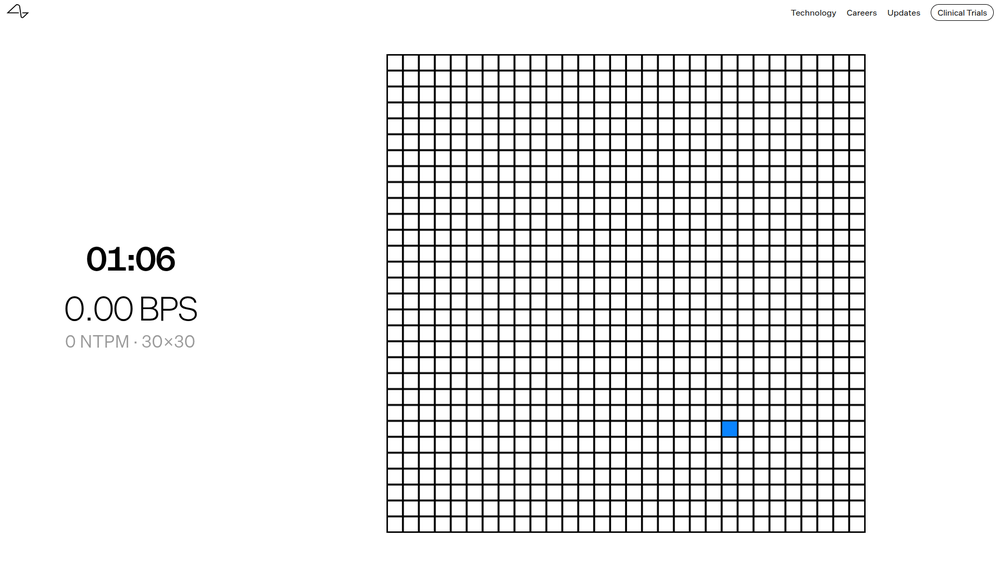
#> input picture screen_shoot.png, 1000 x 562 px, shrunk from 1920 x 1080 before the run
$ python blue_detect_proposed.py
#> lines starting #> are read from the running program, lines starting #| are printed output that depends on the picture; after the words box and inside, x2 and y2 are one past the last pixel; in counts of white or black regions, pixels touching at a corner belong together; long printed decimals are rounded
import cv2
import numpy as np

"""
这是 `blue_detect.py` 的“提议版本”（用于放在右侧编辑器对照查看）。

核心变更：`detect_blue_cell_center` 增加并扩大黄色提取范围（HSV 阈值范围 + 形态学膨胀）
你若决定“保留”，请在 `decisions.json` 中将 `CHANGE_YELLOW_RANGE_1` 设为 true，
然后运行 `python apply_decisions.py`，即可把同样的改动应用到左侧的 `blue_detect.py`。
"""


def detect_blue_cell_center(img):
    hsv = cv2.cvtColor(img, cv2.COLOR_BGR2HSV)

    # 蓝色提取区间可调
    lower_blue = np.array([100, 80, 80])
    upper_blue = np.array([130, 255, 255])
    blue_mask = cv2.inRange(hsv, lower_blue, upper_blue)

    # 新增：黄色提取区间（扩大范围）
    # - H: 10~50 覆盖偏橙黄/偏绿黄
    # - S/V: 下限放宽到 50 覆盖更浅的黄
    lower_yellow = np.array([10, 50, 50])
    upper_yellow = np.array([50, 255, 255])
    yellow_mask = cv2.inRange(hsv, lower_yellow, upper_yellow)

    # 形态学处理去噪/扩张（黄色“空间范围”更大）
    k3 = np.ones((3, 3), np.uint8)
    k5 = np.ones((5, 5), np.uint8)
    blue_mask = cv2.morphologyEx(blue_mask, cv2.MORPH_CLOSE, k3)
    yellow_mask = cv2.morphologyEx(yellow_mask, cv2.MORPH_CLOSE, k5)
    yellow_mask = cv2.dilate(yellow_mask, k5, iterations=1)

    def _largest_centroid(mask):
        num_labels, labels, stats, centroids = cv2.connectedComponentsWithStats(mask)
        if num_labels <= 1:
            return None
        areas = stats[1:, cv2.CC_STAT_AREA]
        max_idx = np.argmax(areas) + 1
        cx, cy = centroids[max_idx]
        return float(cx), float(cy)

    # 兼容原逻辑：优先返回蓝色；蓝色缺失时再用黄色兜底
    blue_center = _largest_centroid(blue_mask)
    if blue_center is not None:
        return blue_center

    yellow_center = _largest_centroid(yellow_mask)
    if yellow_center is not None:
        return yellow_center

    raise ValueError("未检测到蓝色或黄色格子")


def locate_grid_cell(img, cx, cy):
    h, w = img.shape[:2]
    gray = cv2.cvtColor(img, cv2.COLOR_BGR2GRAY)

    # 检测黑色网格线
    _, grid_mask = cv2.threshold(gray, 100, 255, cv2.THRESH_BINARY_INV)

    horizontal_proj = np.sum(grid_mask > 0, axis=1)
    vertical_proj = np.sum(grid_mask > 0, axis=0)

    # 聚类线段位置函数
    def cluster_lines(lines, gap=5):
        if len(lines) == 0:
            return []
        clusters = [[lines[0]]]
        for l in lines[1:]:
            if l - clusters[-1][-1] <= gap:
                clusters[-1].append(l)
            else:
                clusters.append([l])
        return [int(np.mean(c)) for c in clusters]

    # 选线
    h_indices = np.where(horizontal_proj > w * 0.5)[0]
    v_indices = np.where(vertical_proj > h * 0.5)[0]

    h_lines = cluster_lines(h_indices)
    v_lines = cluster_lines(v_indices)

    if len(h_lines) < 2 or len(v_lines) < 2:
        raise ValueError("未成功检测到网格线")

    # 根据中心位置确定行列
    row = np.searchsorted(h_lines, cy) - 1
    col = np.searchsorted(v_lines, cx) - 1

    return int(row), int(col)


def process(img):
    cx, cy = detect_blue_cell_center(img)
    row, col = locate_grid_cell(img, cx, cy)
    return cx, cy, row, col


# ===============================
# Example Usage
# ===============================
if __name__ == "__main__":
    img = cv2.imread("screen_shoot.png")
#> img is the input picture: shape (562, 1000, 3); mean B, G, R 229.9, 229.9, 229.8
    cx, cy, row, col = process(img)
#> in detect_blue_cell_center, `hsv = cv2.cvtColor(img, cv2.COLOR_BGR2HSV)`: hsv: shape (562, 1000, 3); mean H, S, V 0.2, 0.2, 229.9
#> in detect_blue_cell_center, `blue_mask = cv2.inRange(hsv, lower_blue, upper_blue)`:
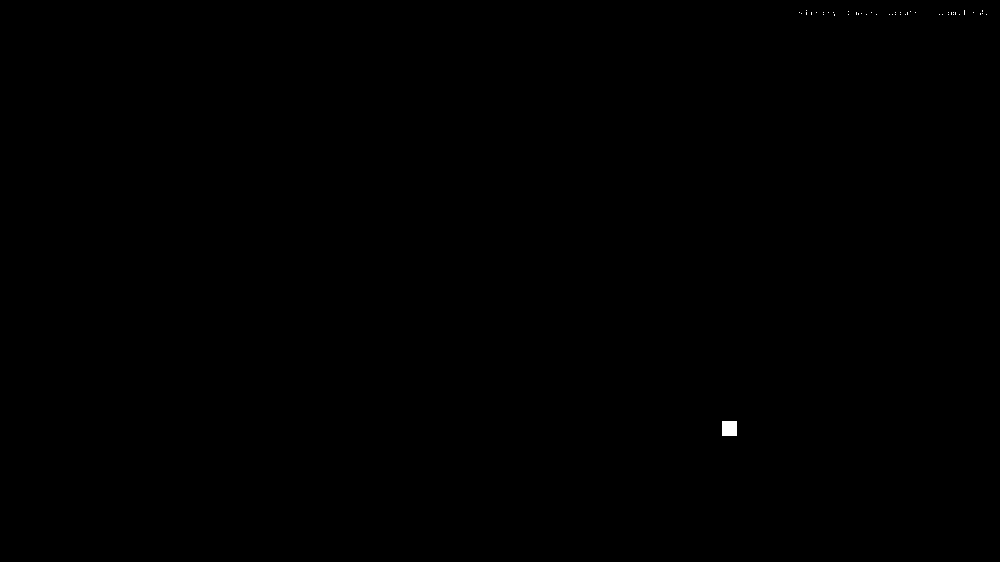
#> blue_mask: shape (562, 1000); 0.05% white; 45 white regions (44 under 20 px), largest, box (x1, y1, x2, y2) and area: (722, 421, 737, 436) 225
#> in detect_blue_cell_center, `yellow_mask = cv2.inRange(hsv, lower_yellow, upper_yellow)`: yellow_mask: shape (562, 1000); 0.02% white in thin lines or dots, all inside (x1, y1, x2, y2) = (796, 10, 986, 17)
#> in detect_blue_cell_center, `blue_mask = cv2.morphologyEx(blue_mask, cv2.MORPH_CLOSE, k3)`: blue_mask: shape (562, 1000); 0.06% white; 27 white regions (25 under 20 px), largest, box (x1, y1, x2, y2) and area: (722, 421, 737, 436) 225, (948, 12, 956, 15) 24
#> in detect_blue_cell_center, `yellow_mask = cv2.morphologyEx(yellow_mask, cv2.MORPH_CLOSE, k5)`:
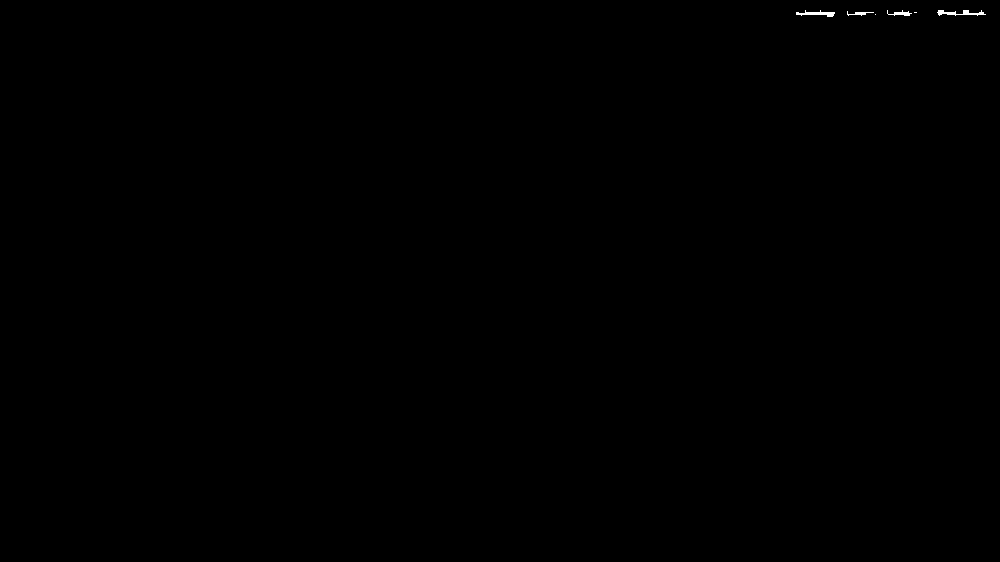
#> yellow_mask: shape (562, 1000); 0.07% white; 6 white regions (2 under 20 px), largest, box (x1, y1, x2, y2) and area: (937, 10, 986, 16) 142, (796, 10, 835, 17) 128, (887, 10, 912, 16) 69, (847, 11, 874, 16) 54
#> in detect_blue_cell_center, `yellow_mask = cv2.dilate(yellow_mask, k5, iterations=1)`:
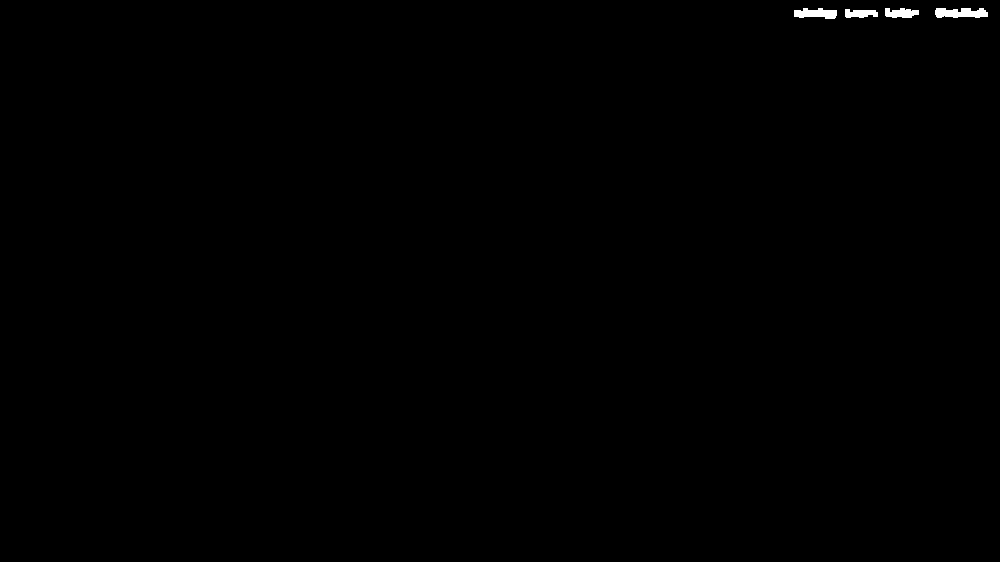
#> yellow_mask: shape (562, 1000); 0.22% white; 4 white regions, box (x1, y1, x2, y2) and area: (935, 8, 988, 18) 422, (794, 8, 837, 19) 344, (885, 8, 919, 18) 260, (845, 9, 878, 18) 226
#> in _largest_centroid, `num_labels, labels, stats, centroids = cv2.connectedComponentsWithStat..`: labels: shape (562, 1000) int32; 28 distinct labels, from 0 to 27
#> in _largest_centroid, `num_labels, labels, stats, centroids = cv2.connectedComponentsWithStat..`: num_labels = 28; stats = 28 rows, first 6: [0, 0, 1000, 562, 561678], [806, 10, 1, 5, 5], [848, 11, 1, 4, 4], [910, 11, 1, 1, 1], [964, 10, 1, 5, 5], [980, 10, 3, 5, 7]; centroids = 28 pairs, first value 499.3 to 986, second value 11 to 428
#> in _largest_centroid, `areas = stats[1:, cv2.CC_STAT_AREA]`: areas = 27 values, max 225 at index 26, min 1 at index 2, mean 11.93
#> in _largest_centroid, `max_idx = np.argmax(areas) + 1`: max_idx = 27
#> in _largest_centroid, `cx, cy = centroids[max_idx]`: cx = 729; cy = 428
#> in detect_blue_cell_center, `blue_center = _largest_centroid(blue_mask)`: blue_center = (729, 428)
#> in process, `cx, cy = detect_blue_cell_center(img)`: cx = 729; cy = 428
#> in locate_grid_cell, `_, grid_mask = cv2.threshold(gray, 100, 255, cv2.THRESH_BINARY_INV)`:
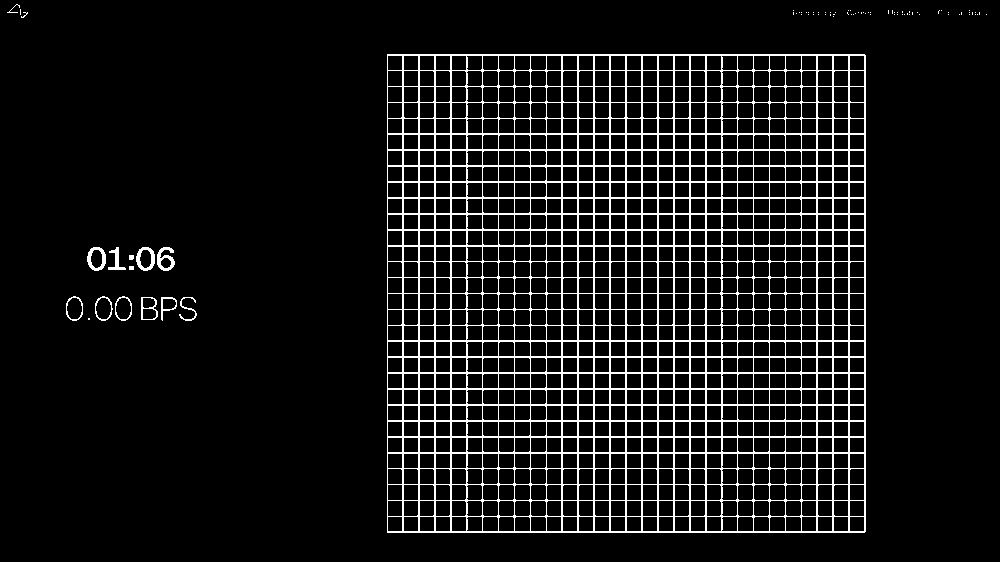
#> grid_mask: shape (562, 1000); 8.5% white in thin lines or dots
#> in locate_grid_cell, `horizontal_proj = np.sum(grid_mask > 0, axis=1)`: horizontal_proj = 562 values, max 510 at index 309, min 0 at index 0, mean 84.77
#> in locate_grid_cell, `vertical_proj = np.sum(grid_mask > 0, axis=0)`: vertical_proj = 1000 values, max 481 at index 801, min 0 at index 0, mean 47.64
#> in locate_grid_cell, `h_indices = np.where(horizontal_proj > w * 0.5)[0]`: h_indices = [261, 309]
#> in locate_grid_cell, `v_indices = np.where(vertical_proj > h * 0.5)[0]`: v_indices = 51 values from 387 to 865
#> in cluster_lines, `clusters = [[lines[0]]]`: clusters = [[261]]
#> the loop in cluster_lines, `for l in lines[1:]:` made 1 pass
#> l on pass 1: 309
#> after the loop in cluster_lines, `for l in lines[1:]:`: clusters = [[261], [309]]
#> in locate_grid_cell, `h_lines = cluster_lines(h_indices)`: h_lines = [261, 309]
#> the loop in cluster_lines (call 2), `for l in lines[1:]:` made 50 passes
#> l on passes 1 to 12: 402, 403, 418, 419, 434, 435, 450, 451, 466, 467, 482, 498
#> in locate_grid_cell, `v_lines = cluster_lines(v_indices)`: v_lines = 31 values from 387 to 864
#> in locate_grid_cell, `row = np.searchsorted(h_lines, cy) - 1`: row = 1
#> in locate_grid_cell, `col = np.searchsorted(v_lines, cx) - 1`: col = 21
#> in process, `row, col = locate_grid_cell(img, cx, cy)`: row = 1; col = 21
#> cx = 729; cy = 428; row = 1; col = 21
    print("像素坐标:", (cx, cy))
#| 像素坐标: (729.0, 428.0)
    print("网格坐标:", (row, col))
#| 网格坐标: (1, 21)

$ run again, with webgrid.png copied over screen_shoot.png
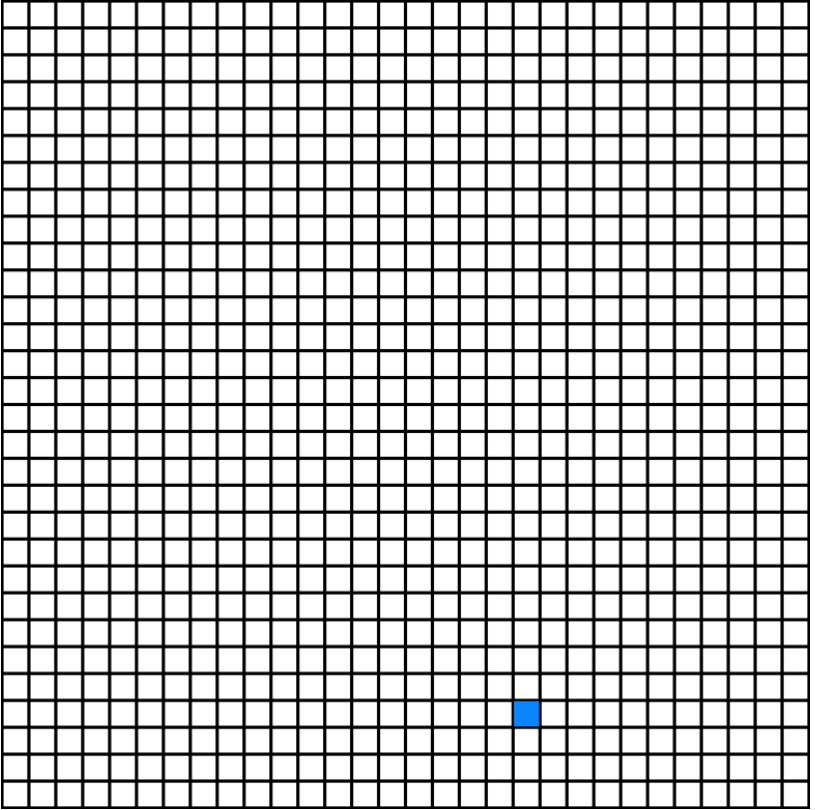
#> input picture webgrid.png, 815 x 810 px
#> img is the input picture: shape (810, 815, 3); mean B, G, R 197, 196.9, 196.8
#> hsv: shape (810, 815, 3); mean H, S, V 0.1, 0.3, 197
#> blue_mask: shape (810, 815); 0.1% white; 1 white region, box (x1, y1, x2, y2) and area: (514, 701, 540, 727) 674
#> yellow_mask: shape (810, 815); every value is 0
#> num_labels = 2; stats = [[0, 0, 815, 810, 659476], [514, 701, 26, 26, 674]]; centroids = [[406.9, 404.2], [526.5, 713.5]]
#> areas = [674]
#> max_idx = 1
#> in _largest_centroid, `cx, cy = centroids[max_idx]`: cx = 526.5; cy = 713.5
#> blue_center = (526.5, 713.5)
#> in process, `cx, cy = detect_blue_cell_center(img)`: cx = 526.5; cy = 713.5
#> in locate_grid_cell, `_, grid_mask = cv2.threshold(gray, 100, 255, cv2.THRESH_BINARY_INV)`:
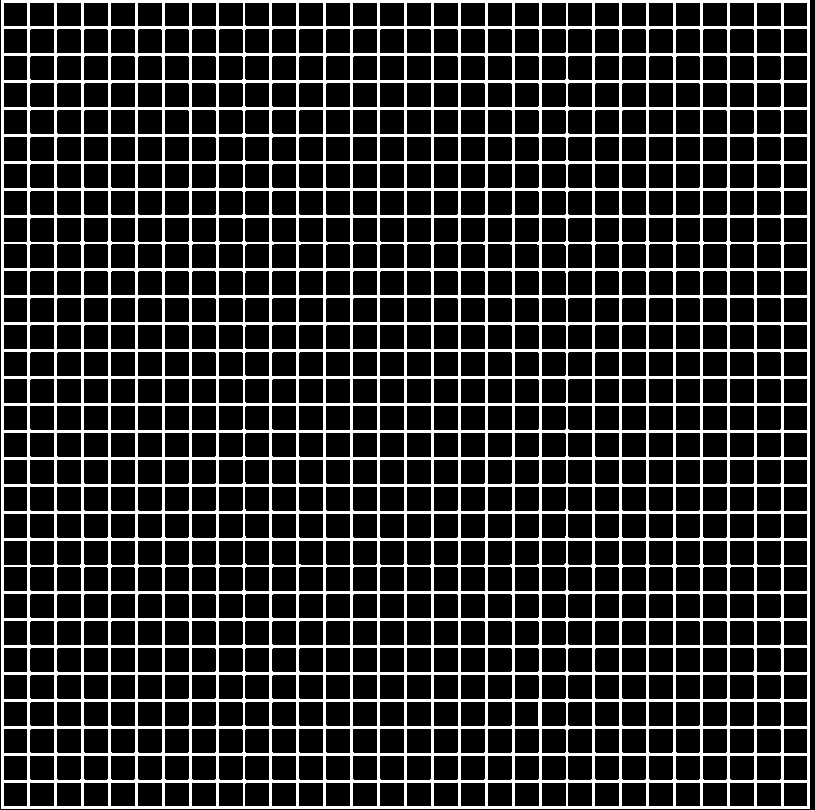
#> grid_mask: shape (810, 815); 21.2% white; 1 white region, box (x1, y1, x2, y2) and area: (1, 0, 810, 809) 139895
#> horizontal_proj = 810 values, max 809 at index 0, min 0 at index 809, mean 172.7
#> vertical_proj = 815 values, max 809 at index 1, min 0 at index 0, mean 171.7
#> h_indices = 91 values from 0 to 808
#> v_indices = 91 values from 1 to 809
#> in cluster_lines, `clusters = [[lines[0]]]`: clusters = [[0]]
#> the loop in cluster_lines, `for l in lines[1:]:` made 90 passes
#> l on passes 3 to 10: 26, 27, 28, 53, 54, 55, 80, 81
#> after the loop in cluster_lines, `for l in lines[1:]:`: clusters = 31 items, first 6: [0, 1, 2], [26, 27, 28], [53, 54, 55], [80, 81, 82], [107, 108, 109], [134, 135, 136]
#> h_lines = 31 values from 1 to 807
#> the loop in cluster_lines (call 2), `for l in lines[1:]:` made 90 passes
#> l on passes 1 to 8: 2, 3, 27, 28, 29, 54, 55, 56
#> v_lines = 31 values from 2 to 808
#> in locate_grid_cell, `row = np.searchsorted(h_lines, cy) - 1`: row = 26
#> in locate_grid_cell, `col = np.searchsorted(v_lines, cx) - 1`: col = 19
#> in process, `row, col = locate_grid_cell(img, cx, cy)`: row = 26; col = 19
#> `cx, cy, row, col = process(img)`: cx = 526.5; cy = 713.5; row = 26; col = 19
#| 像素坐标: (526.463, 713.5)
#| 网格坐标: (26, 19)

$ run again, with webgrid2.png copied over screen_shoot.png
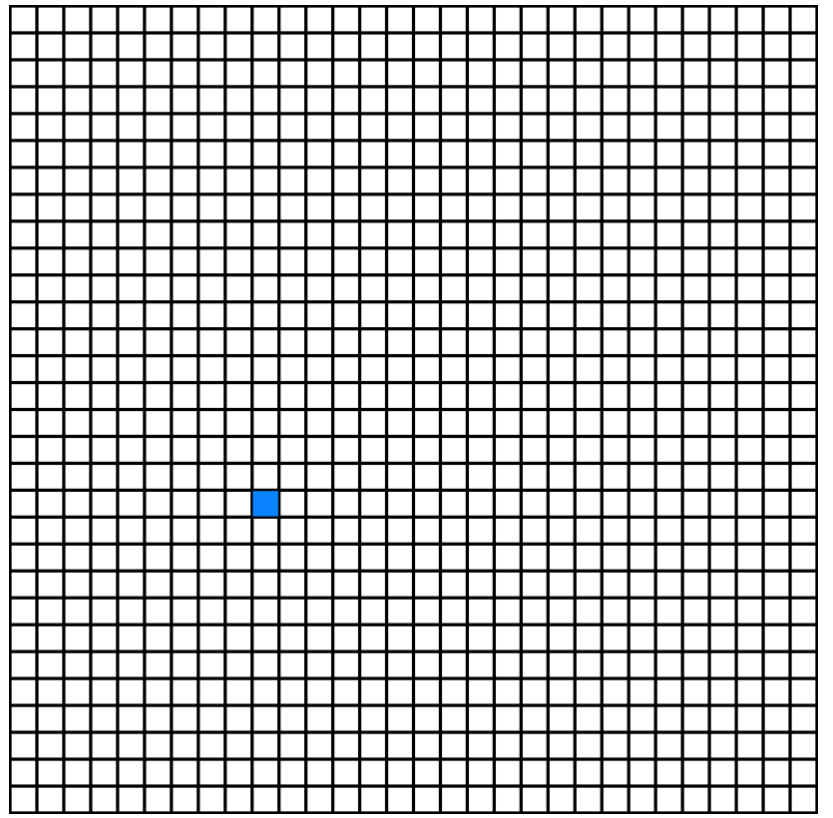
#> input picture webgrid2.png, 833 x 818 px
#> img is the input picture: shape (818, 833, 3); mean B, G, R 198.8, 198.7, 198.6
#> hsv: shape (818, 833, 3); mean H, S, V 0.1, 0.3, 198.8
#> blue_mask: shape (818, 833); 0.1% white; 1 white region, box (x1, y1, x2, y2) and area: (253, 491, 278, 517) 650
#> yellow_mask: shape (818, 833); every value is 0
#> num_labels = 2; stats = [[0, 0, 833, 818, 680744], [253, 491, 25, 26, 650]]; centroids = [[416.1, 408.4], [265, 503.5]]
#> areas = [650]
#> max_idx = 1
#> in _largest_centroid, `cx, cy = centroids[max_idx]`: cx = 265; cy = 503.5
#> blue_center = (265, 503.5)
#> in process, `cx, cy = detect_blue_cell_center(img)`: cx = 265; cy = 503.5
#> in locate_grid_cell, `_, grid_mask = cv2.threshold(gray, 100, 255, cv2.THRESH_BINARY_INV)`:
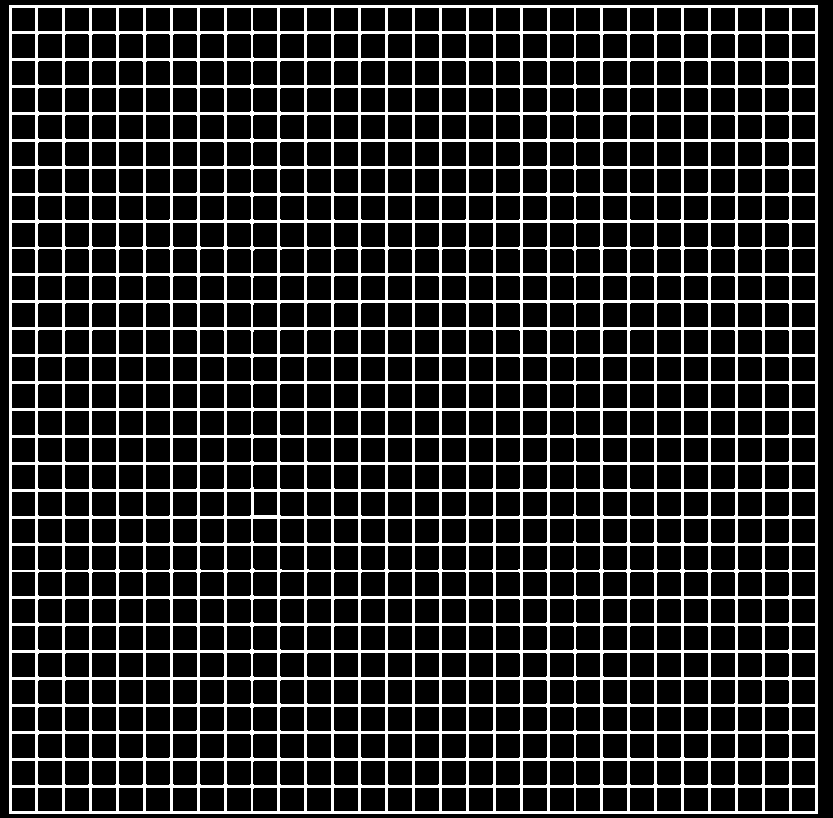
#> grid_mask: shape (818, 833); 20.5% white; 1 white region, box (x1, y1, x2, y2) and area: (9, 5, 818, 814) 139918
#> horizontal_proj = 818 values, max 809 at index 5, min 0 at index 0, mean 171
#> vertical_proj = 833 values, max 809 at index 9, min 0 at index 0, mean 168
#> h_indices = 91 values from 5 to 813
#> v_indices = 91 values from 9 to 817
#> in cluster_lines, `clusters = [[lines[0]]]`: clusters = [[5]]
#> the loop in cluster_lines, `for l in lines[1:]:` made 90 passes
#> l on passes 1 to 8: 6, 7, 31, 32, 33, 58, 59, 60
#> after the loop in cluster_lines, `for l in lines[1:]:`: clusters = 31 items, first 6: [5, 6, 7], [31, 32, 33], [58, 59, 60], [85, 86, 87], [112, 113, 114], [139, 140, 141]
#> h_lines = 31 values from 6 to 812
#> the loop in cluster_lines (call 2), `for l in lines[1:]:` made 90 passes
#> l on passes 1 to 8: 10, 11, 35, 36, 37, 62, 63, 64
#> v_lines = 31 values from 10 to 816
#> in locate_grid_cell, `row = np.searchsorted(h_lines, cy) - 1`: row = 18
#> in locate_grid_cell, `col = np.searchsorted(v_lines, cx) - 1`: col = 9
#> in process, `row, col = locate_grid_cell(img, cx, cy)`: row = 18; col = 9
#> `cx, cy, row, col = process(img)`: cx = 265; cy = 503.5; row = 18; col = 9
#| 像素坐标: (265.0, 503.5)
#| 网格坐标: (18, 9)
